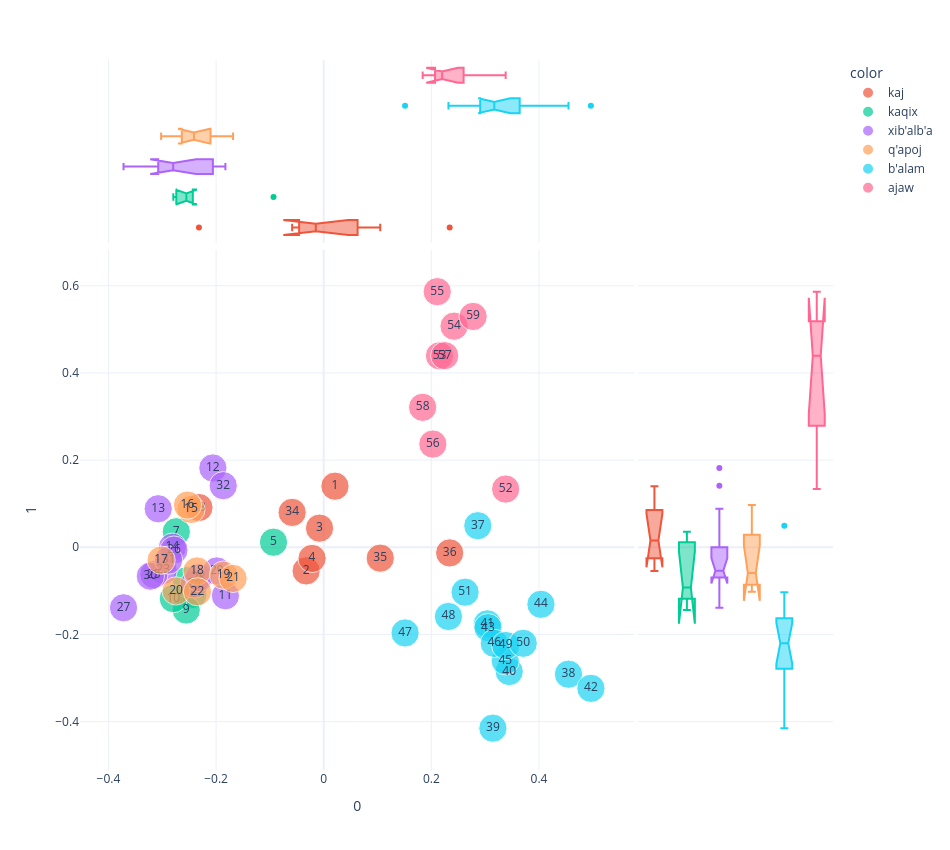
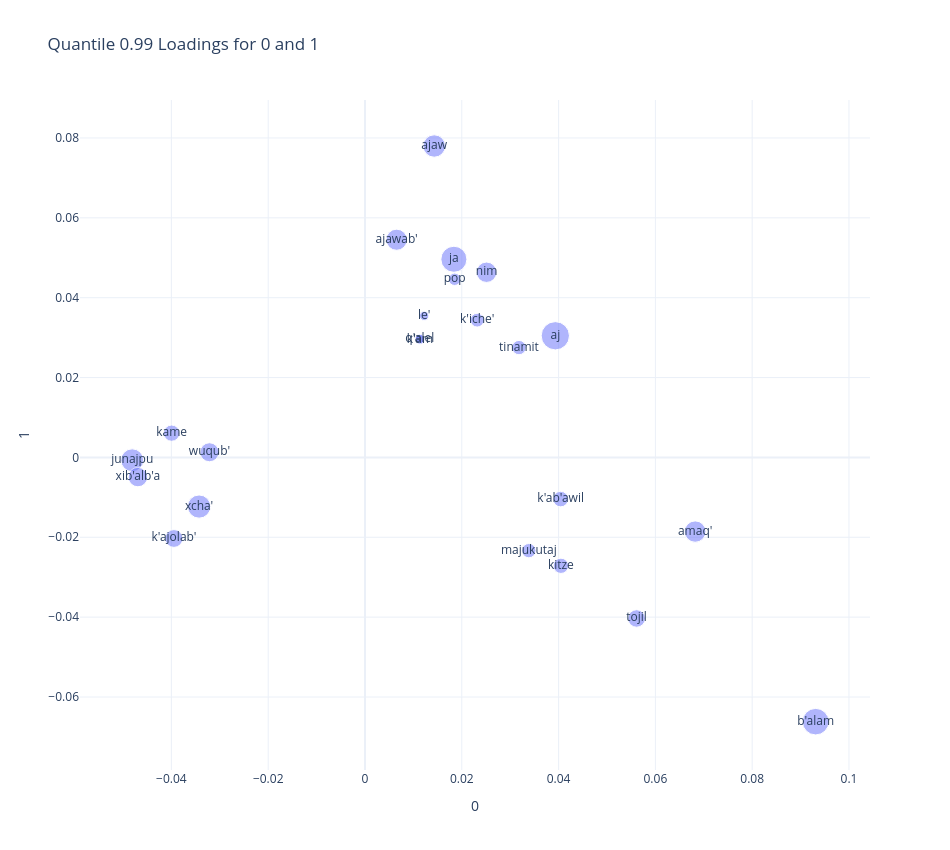

These figures' notebook cell, in order:
### Code cell
plot_pca(0,1)

### Figure 1 — Plotly figure (JSON) as saved in the notebook; plotly's stock layout.template omitted (floating-point values rounded to 4 significant figures)
{"data": [{"hovertemplate": "color=kaj<br>0=%{x}<br>1=%{y}<br>size=%{marker.size}<br>chunk_id=%{text}<extra></extra>", "legendgroup": "kaj", "marker": {"color": "#EF553B", "size": [1, 1, 1, 1, 1, 1, 1, 1], "sizemode": "area", "sizeref": 0.0025, "symbol": "circle"}, "mode": "markers+text", "name": "kaj", "orientation": "v", "showlegend": true, "text": [1.0, 2.0, 3.0, 4.0, 33.0, 34.0, 35.0, 36.0], "type": "scatter", "x": [0.02092, -0.03266, -0.007758, -0.02167, -0.2318, -0.05866, 0.105, 0.2341], "xaxis": "x", "y": [0.1402, -0.05413, 0.04394, -0.02557, 0.09123, 0.08008, -0.02491, -0.01285], "yaxis": "y"}, {"alignmentgroup": "True", "hovertemplate": "color=kaj<br>0=%{x}<extra></extra>", "legendgroup": "kaj", "marker": {"color": "#EF553B", "symbol": "circle"}, "name": "kaj", "notched": true, "offsetgroup": "kaj", "showlegend": false, "type": "box", "x": [0.02092, -0.03266, -0.007758, -0.02167, -0.2318, -0.05866, 0.105, 0.2341], "xaxis": "x3", "yaxis": "y3"}, {"alignmentgroup": "True", "hovertemplate": "color=kaj<br>1=%{y}<extra></extra>", "legendgroup": "kaj", "marker": {"color": "#EF553B", "symbol": "circle"}, "name": "kaj", "notched": true, "offsetgroup": "kaj", "showlegend": false, "type": "box", "xaxis": "x2", "y": [0.1402, -0.05413, 0.04394, -0.02557, 0.09123, 0.08008, -0.02491, -0.01285], "yaxis": "y2"}, {"hovertemplate": "color=kaqix<br>0=%{x}<br>1=%{y}<br>size=%{marker.size}<br>chunk_id=%{text}<extra></extra>", "legendgroup": "kaqix", "marker": {"color": "#00cc96", "size": [1, 1, 1, 1, 1, 1], "sizemode": "area", "sizeref": 0.0025, "symbol": "circle"}, "mode": "markers+text", "name": "kaqix", "orientation": "v", "showlegend": true, "text": [5.0, 6.0, 7.0, 8.0, 9.0, 10.0], "type": "scatter", "x": [-0.09327, -0.255, -0.2739, -0.2433, -0.2554, -0.2795], "xaxis": "x", "y": [0.01166, -0.07674, 0.03568, -0.1081, -0.1439, -0.1178], "yaxis": "y"}, {"alignmentgroup": "True", "hovertemplate": "color=kaqix<br>0=%{x}<extra></extra>", "legendgroup": "kaqix", "marker": {"color": "#00cc96", "symbol": "circle"}, "name": "kaqix", "notched": true, "offsetgroup": "kaqix", "showlegend": false, "type": "box", "x": [-0.09327, -0.255, -0.2739, -0.2433, -0.2554, -0.2795], "xaxis": "x3", "yaxis": "y3"}, {"alignmentgroup": "True", "hovertemplate": "color=kaqix<br>1=%{y}<extra></extra>", "legendgroup": "kaqix", "marker": {"color": "#00cc96", "symbol": "circle"}, "name": "kaqix", "notched": true, "offsetgroup": "kaqix", "showlegend": false, "type": "box", "xaxis": "x2", "y": [0.01166, -0.07674, 0.03568, -0.1081, -0.1439, -0.1178], "yaxis": "y2"}, {"hovertemplate": "color=xib'alb'a<br>0=%{x}<br>1=%{y}<br>size=%{marker.size}<br>chunk_id=%{text}<extra></extra>", "legendgroup": "xib'alb'a", "marker": {"color": "#ab63fa", "size": [1, 1, 1, 1, 1, 1, 1, 1, 1, 1, 1, 1, 1, 1], "sizemode": "area", "sizeref": 0.0025, "symbol": "circle"}, "mode": "markers+text", "name": "xib'alb'a", "orientation": "v", "showlegend": true, "text": [11.0, 12.0, 13.0, 14.0, 23.0, 24.0, 25.0, 26.0, 27.0, 28.0, 29.0, 30.0, 31.0, 32.0], "type": "scatter", "x": [-0.1827, -0.206, -0.3075, -0.2811, -0.2983, -0.2407, -0.3156, -0.2783, -0.372, -0.2324, -0.1987, -0.3222, -0.2882, -0.1867], "xaxis": "x", "y": [-0.1112, 0.1819, 0.08838, 0.0002277, -0.05318, -0.08439, -0.06259, -0.006457, -0.1388, -0.06946, -0.05431, -0.06626, -0.02938, 0.1414], "yaxis": "y"}, {"alignmentgroup": "True", "hovertemplate": "color=xib'alb'a<br>0=%{x}<extra></extra>", "legendgroup": "xib'alb'a", "marker": {"color": "#ab63fa", "symbol": "circle"}, "name": "xib'alb'a", "notched": true, "offsetgroup": "xib'alb'a", "showlegend": false, "type": "box", "x": [-0.1827, -0.206, -0.3075, -0.2811, -0.2983, -0.2407, -0.3156, -0.2783, -0.372, -0.2324, -0.1987, -0.3222, -0.2882, -0.1867], "xaxis": "x3", "yaxis": "y3"}, {"alignmentgroup": "True", "hovertemplate": "color=xib'alb'a<br>1=%{y}<extra></extra>", "legendgroup": "xib'alb'a", "marker": {"color": "#ab63fa", "symbol": "circle"}, "name": "xib'alb'a", "notched": true, "offsetgroup": "xib'alb'a", "showlegend": false, "type": "box", "xaxis": "x2", "y": [-0.1112, 0.1819, 0.08838, 0.0002277, -0.05318, -0.08439, -0.06259, -0.006457, -0.1388, -0.06946, -0.05431, -0.06626, -0.02938, 0.1414], "yaxis": "y2"}, {"hovertemplate": "color=q'apoj<br>0=%{x}<br>1=%{y}<br>size=%{marker.size}<br>chunk_id=%{text}<extra></extra>", "legendgroup": "q'apoj", "marker": {"color": "#FFA15A", "size": [1, 1, 1, 1, 1, 1, 1, 1], "sizemode": "area", "sizeref": 0.0025, "symbol": "circle"}, "mode": "markers+text", "name": "q'apoj", "orientation": "v", "showlegend": true, "text": [15.0, 16.0, 17.0, 18.0, 19.0, 20.0, 21.0, 22.0], "type": "scatter", "x": [-0.2467, -0.2532, -0.3022, -0.2353, -0.1862, -0.2743, -0.1684, -0.2346], "xaxis": "x", "y": [0.08692, 0.09686, -0.02946, -0.05435, -0.06389, -0.1001, -0.07137, -0.1021], "yaxis": "y"}, {"alignmentgroup": "True", "hovertemplate": "color=q'apoj<br>0=%{x}<extra></extra>", "legendgroup": "q'apoj", "marker": {"color": "#FFA15A", "symbol": "circle"}, "name": "q'apoj", "notched": true, "offsetgroup": "q'apoj", "showlegend": false, "type": "box", "x": [-0.2467, -0.2532, -0.3022, -0.2353, -0.1862, -0.2743, -0.1684, -0.2346], "xaxis": "x3", "yaxis": "y3"}, {"alignmentgroup": "True", "hovertemplate": "color=q'apoj<br>1=%{y}<extra></extra>", "legendgroup": "q'apoj", "marker": {"color": "#FFA15A", "symbol": "circle"}, "name": "q'apoj", "notched": true, "offsetgroup": "q'apoj", "showlegend": false, "type": "box", "xaxis": "x2", "y": [0.08692, 0.09686, -0.02946, -0.05435, -0.06389, -0.1001, -0.07137, -0.1021], "yaxis": "y2"}, {"hovertemplate": "color=b'alam<br>0=%{x}<br>1=%{y}<br>size=%{marker.size}<br>chunk_id=%{text}<extra></extra>", "legendgroup": "b'alam", "marker": {"color": "#19d3f3", "size": [1, 1, 1, 1, 1, 1, 1, 1, 1, 1, 1, 1, 1, 1, 1], "sizemode": "area", "sizeref": 0.0025, "symbol": "circle"}, "mode": "markers+text", "name": "b'alam", "orientation": "v", "showlegend": true, "text": [37.0, 38.0, 39.0, 40.0, 41.0, 42.0, 43.0, 44.0, 45.0, 46.0, 47.0, 48.0, 49.0, 50.0, 51.0], "type": "scatter", "x": [0.2863, 0.4548, 0.3144, 0.3447, 0.3041, 0.4965, 0.3053, 0.4037, 0.3374, 0.317, 0.1512, 0.2318, 0.3382, 0.3707, 0.2627], "xaxis": "x", "y": [0.04953, -0.2912, -0.415, -0.285, -0.1757, -0.3236, -0.1843, -0.1308, -0.2604, -0.2204, -0.1965, -0.1588, -0.2253, -0.2203, -0.103], "yaxis": "y"}, {"alignmentgroup": "True", "hovertemplate": "color=b'alam<br>0=%{x}<extra></extra>", "legendgroup": "b'alam", "marker": {"color": "#19d3f3", "symbol": "circle"}, "name": "b'alam", "notched": true, "offsetgroup": "b'alam", "showlegend": false, "type": "box", "x": [0.2863, 0.4548, 0.3144, 0.3447, 0.3041, 0.4965, 0.3053, 0.4037, 0.3374, 0.317, 0.1512, 0.2318, 0.3382, 0.3707, 0.2627], "xaxis": "x3", "yaxis": "y3"}, {"alignmentgroup": "True", "hovertemplate": "color=b'alam<br>1=%{y}<extra></extra>", "legendgroup": "b'alam", "marker": {"color": "#19d3f3", "symbol": "circle"}, "name": "b'alam", "notched": true, "offsetgroup": "b'alam", "showlegend": false, "type": "box", "xaxis": "x2", "y": [0.04953, -0.2912, -0.415, -0.285, -0.1757, -0.3236, -0.1843, -0.1308, -0.2604, -0.2204, -0.1965, -0.1588, -0.2253, -0.2203, -0.103], "yaxis": "y2"}, {"hovertemplate": "color=ajaw<br>0=%{x}<br>1=%{y}<br>size=%{marker.size}<br>chunk_id=%{text}<extra></extra>", "legendgroup": "ajaw", "marker": {"color": "#FF6692", "size": [1, 1, 1, 1, 1, 1, 1, 1], "sizemode": "area", "sizeref": 0.0025, "symbol": "circle"}, "mode": "markers+text", "name": "ajaw", "orientation": "v", "showlegend": true, "text": [52.0, 53.0, 54.0, 55.0, 56.0, 57.0, 58.0, 59.0], "type": "scatter", "x": [0.3381, 0.2152, 0.2422, 0.211, 0.2029, 0.2248, 0.1839, 0.2776], "xaxis": "x", "y": [0.1336, 0.4393, 0.5074, 0.5865, 0.2369, 0.4397, 0.3211, 0.5296], "yaxis": "y"}, {"alignmentgroup": "True", "hovertemplate": "color=ajaw<br>0=%{x}<extra></extra>", "legendgroup": "ajaw", "marker": {"color": "#FF6692", "symbol": "circle"}, "name": "ajaw", "notched": true, "offsetgroup": "ajaw", "showlegend": false, "type": "box", "x": [0.3381, 0.2152, 0.2422, 0.211, 0.2029, 0.2248, 0.1839, 0.2776], "xaxis": "x3", "yaxis": "y3"}, {"alignmentgroup": "True", "hovertemplate": "color=ajaw<br>1=%{y}<extra></extra>", "legendgroup": "ajaw", "marker": {"color": "#FF6692", "symbol": "circle"}, "name": "ajaw", "notched": true, "offsetgroup": "ajaw", "showlegend": false, "type": "box", "xaxis": "x2", "y": [0.1336, 0.4393, 0.5074, 0.5865, 0.2369, 0.4397, 0.3211, 0.5296], "yaxis": "y2"}], "layout": {"height": 850, "legend": {"itemsizing": "constant", "title": {"text": "color"}, "tracegroupgap": 0}, "margin": {"t": 60}, "width": 950, "xaxis": {"anchor": "y", "domain": [0, 0.7363], "title": {"text": "0"}}, "xaxis2": {"anchor": "y2", "domain": [0.7413, 1], "matches": "x2", "showgrid": false, "showline": false, "showticklabels": false, "ticks": ""}, "xaxis3": {"anchor": "y3", "domain": [0, 0.7363], "matches": "x", "showgrid": true, "showticklabels": false}, "xaxis4": {"anchor": "y4", "domain": [0.7413, 1], "matches": "x2", "showgrid": false, "showline": false, "showticklabels": false, "ticks": ""}, "yaxis": {"anchor": "x", "domain": [0, 0.7326], "title": {"text": "1"}}, "yaxis2": {"anchor": "x2", "domain": [0, 0.7326], "matches": "y", "showgrid": true, "showticklabels": false}, "yaxis3": {"anchor": "x3", "domain": [0.7426, 1], "matches": "y3", "showgrid": false, "showline": false, "showticklabels": false, "ticks": ""}, "yaxis4": {"anchor": "x4", "domain": [0.7426, 1], "matches": "y3", "showgrid": true, "showline": false, "showticklabels": false, "ticks": ""}}}

### Figure 2 — Plotly figure (JSON) as saved in the notebook; plotly's stock layout.template omitted (floating-point values rounded to 4 significant figures)
{"data": [{"hovertemplate": "0=%{x}<br>1=%{y}<br>n=%{marker.size}<br>text=%{text}<extra></extra>", "legendgroup": "", "marker": {"color": "#636efa", "opacity": 0.5, "size": [219, 125, 193, 142, 66, 87, 72, 64, 56, 84, 99, 147, 103, 137, 122, 186, 27, 52, 24, 114, 42, 24, 56], "sizemode": "area", "sizeref": 0.5475, "symbol": "circle"}, "mode": "markers+text", "name": "", "orientation": "v", "showlegend": false, "text": ["aj", "amaq'", "b'alam", "junajpu", "k'ab'awil", "k'ajolab'", "kame", "kitze", "majukutaj", "tojil", "wuqub'", "xcha'", "xib'alb'a", "ajaw", "ajawab'", "ja", "k'am", "k'iche'", "le'", "nim", "pop", "q'alel", "tinamit"], "type": "scatter", "x": [0.03932, 0.06822, 0.09311, -0.04809, 0.04043, -0.03947, -0.03995, 0.04048, 0.03385, 0.05612, -0.03214, -0.03428, -0.04693, 0.0143, 0.006536, 0.01837, 0.01136, 0.02318, 0.01222, 0.02511, 0.01852, 0.01132, 0.03182], "xaxis": "x", "y": [0.03046, -0.01857, -0.06617, -0.0007053, -0.01044, -0.0203, 0.006078, -0.02714, -0.02335, -0.04033, 0.001294, -0.01231, -0.004927, 0.07799, 0.05452, 0.04963, 0.02953, 0.03437, 0.03546, 0.04637, 0.04461, 0.02966, 0.02751], "yaxis": "y"}], "layout": {"height": 850, "legend": {"itemsizing": "constant", "tracegroupgap": 0}, "title": {"text": "Quantile 0.99 Loadings for 0 and 1"}, "width": 950, "xaxis": {"anchor": "y", "domain": [0, 1], "title": {"text": "0"}}, "yaxis": {"anchor": "x", "domain": [0, 1], "title": {"text": "1"}}}}
